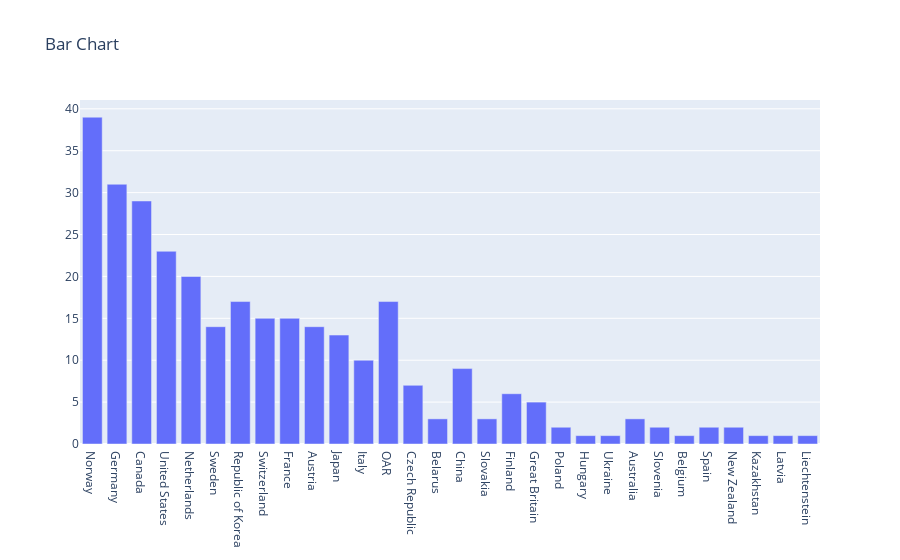

Notebook cell for this chart:
### Code cell
data = [go.Bar(x = df['NOC'],y = df['Total'])]
layout = go.Layout(title = 'Bar Chart')
fig = go.Figure(data=data, layout = layout)
fig.show()

### Figure 1 — Plotly figure (JSON) as saved in the notebook; plotly's stock layout.template omitted (floating-point values rounded to 4 significant figures)
{"data": [{"type": "bar", "x": ["Norway", "Germany", "Canada", "United States", "Netherlands", "Sweden", "Republic of Korea", "Switzerland", "France", "Austria", "Japan", "Italy", "OAR", "Czech Republic", "Belarus", "China", "Slovakia", "Finland", "Great Britain", "Poland", "Hungary", "Ukraine", "Australia", "Slovenia", "Belgium", "Spain", "New Zealand", "Kazakhstan", "Latvia", "Liechtenstein"], "y": [39, 31, 29, 23, 20, 14, 17, 15, 15, 14, 13, 10, 17, 7, 3, 9, 3, 6, 5, 2, 1, 1, 3, 2, 1, 2, 2, 1, 1, 1]}], "layout": {"title": {"text": "Bar Chart"}}}
